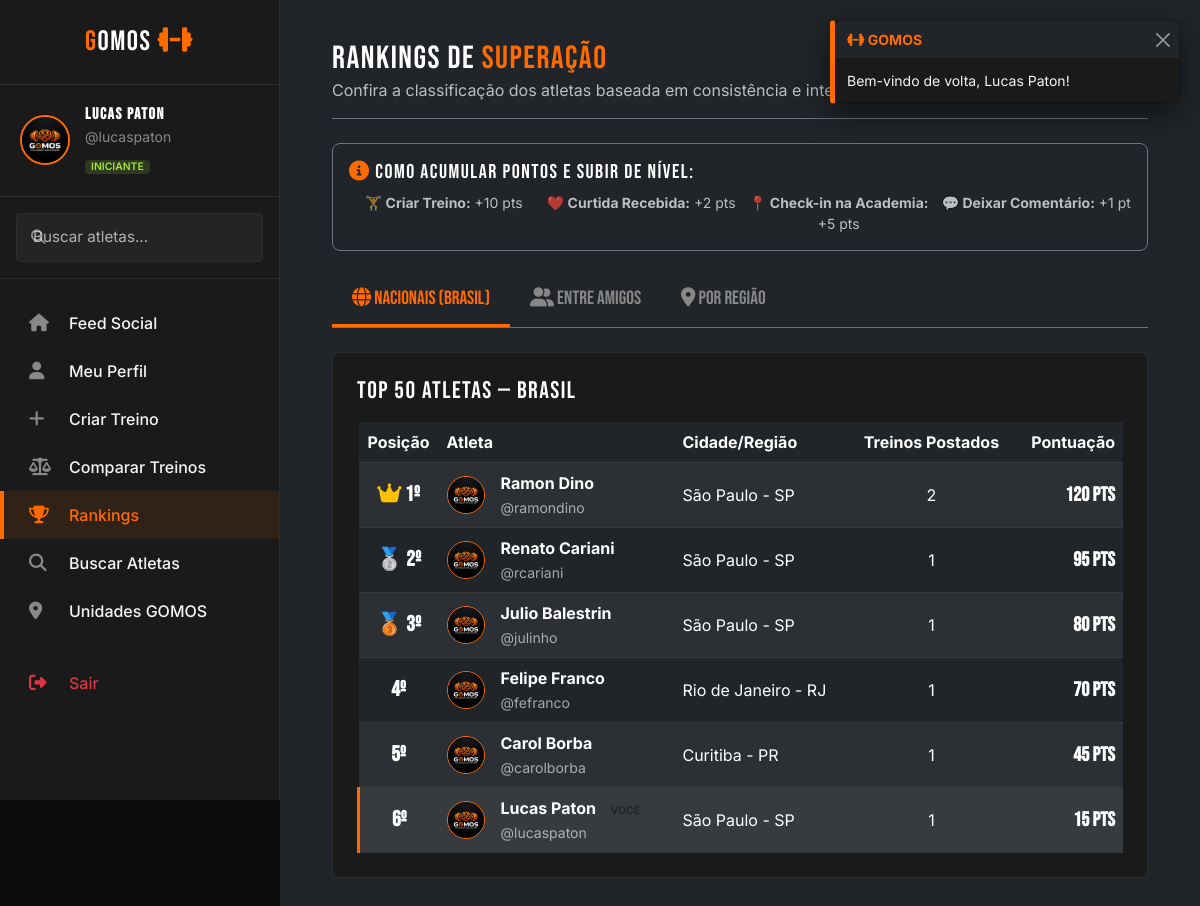
/gomos/ranking (signed in), run on an earlier commit of the app's database.
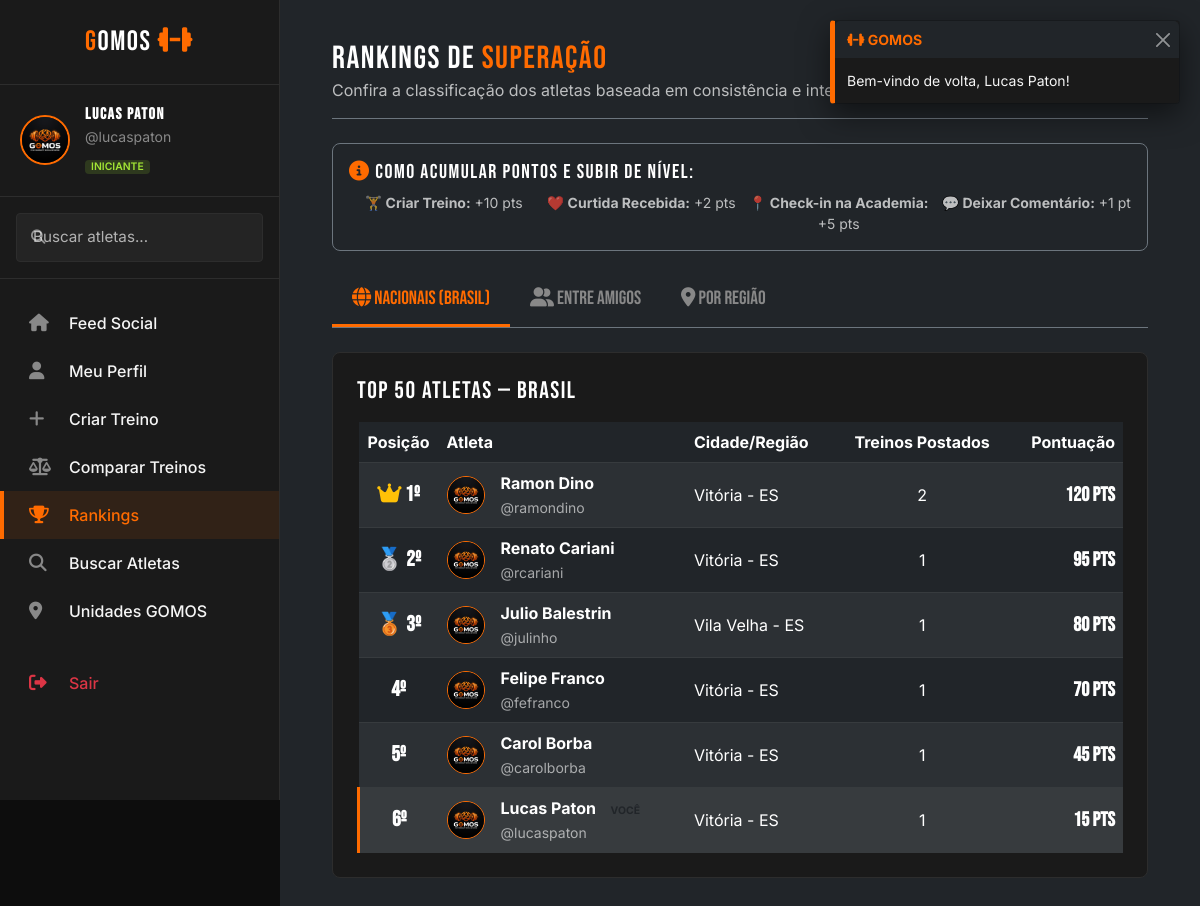
And on a later commit of the database.
### tables this page shows
CREATE TABLE IF NOT EXISTS usuarios (
    id INT AUTO_INCREMENT PRIMARY KEY,
    nome VARCHAR(100) NOT NULL,
    username VARCHAR(50) NOT NULL UNIQUE,
    email VARCHAR(100) NOT NULL UNIQUE,
    senha VARCHAR(255) NOT NULL,
    foto_perfil VARCHAR(255) DEFAULT 'default_avatar.png',
    bio TEXT,
    nivel_fitness ENUM('iniciante', 'intermediario', 'avancado') DEFAULT 'iniciante',
    academia_id INT,
    cidade VARCHAR(100) NOT NULL,
    estado CHAR(2) NOT NULL,
    peso DECIMAL(5,2) DEFAULT 0.00,
    altura INT DEFAULT 0,
    total_treinos INT DEFAULT 0,
    total_curtidas INT DEFAULT 0,
    pontos_ranking INT DEFAULT 0,
    ativo TINYINT(1) DEFAULT 1,
    criado_em TIMESTAMP DEFAULT CURRENT_TIMESTAMP,
    ultimo_acesso TIMESTAMP DEFAULT CURRENT_TIMESTAMP ON UPDATE CURRENT_TIMESTAMP,
    FOREIGN KEY (academia_id) REFERENCES academias(id) ON DELETE SET NULL
);

### gomos/app/controllers/RankingController.php (called while the page is built, shortened)
<?php
class RankingController {
    public function index() {
        $rankingModel = new RankingModel();
        $rankingGeral = $rankingModel->obterRankingGeral(50);
        require_once __DIR__ . '/../views/ranking/index.php';
    }
}

### gomos/app/config/Database.php (called while the page is built, shortened)
<?php
class Database {
    private static $instance = null;
    private $db_name = 'gomos';
    private $username = 'root';
    private $password = '';
    private function __construct() {
        $ports = [3306, 3307];
        foreach ($ports as $port) {
            try {
                $this->conn = new PDO(
                    "mysql:host=127.0.0.1;port=" . $port . ";dbname=" . $this->db_name . ";charset=utf8mb4",
                    $this->username,
                    $this->password,
                    [
                        PDO::ATTR_ERRMODE => PDO::ERRMODE_EXCEPTION,
                        PDO::ATTR_DEFAULT_FETCH_MODE => PDO::FETCH_ASSOC,
                        PDO::ATTR_EMULATE_PREPARES => false,
                    ]
                );
                $connected = true;
                break;
            } catch (PDOException $e) {
                $lastException = $e;
            }
        }
    }
    public static function getConnection() {
        if (self::$instance === null) {
            self::$instance = new self();
        }
        return self::$instance->conn;
    }
}

### gomos/app/models/RankingModel.php (called while the page is built, shortened)
<?php
class RankingModel {
    private $db;
    public function __construct() {
        $this->db = Database::getConnection();
    }
    public function obterRankingGeral($limite = 50) {
        $sql = "SELECT id, nome, username, foto_perfil, cidade, estado, pontos_ranking, total_treinos
                FROM usuarios
                WHERE ativo = 1
                ORDER BY pontos_ranking DESC, total_treinos DESC
                LIMIT :limite";
        $stmt = $this->db->prepare($sql);
        $stmt->bindValue(':limite', $limite, PDO::PARAM_INT);
        $stmt->execute();
        return $stmt->fetchAll();
    }
}

### gomos/app/helpers/Session.php (called while the page is built, shortened)
<?php
class Session {
    public static function get($key) {
        return isset($_SESSION[$key]) ? $_SESSION[$key] : null;
    }
}

### gomos/app/views/partials/sidebar.php (called while the page is built, shortened)
<?php
$root = str_replace('\\', '/', dirname($_SERVER['SCRIPT_NAME']));
?>

### gomos/app/views/ranking/index.php (the view, shortened to what the changed rows need)
<?php
require_once __DIR__ . '/../partials/header.php';
$logadoId = \App\Helpers\Session::get('usuario_id');
?>
<div class="dashboard-wrapper">
    <?php require_once __DIR__ . '/../partials/sidebar.php'; ?>
    <main class="main-content-gomos bg-dark">
        <div class="container-fluid">
            <div class="d-flex align-items-center justify-content-between mb-4 border-bottom border-secondary pb-3">
                <div>
                    <h2 class="text-white m-0">RANKINGS DE <span class="text-orange">SUPERAÇÃO</span></h2>
                </div>
            </div>
            <div class="tab-content" id="rankingTabsContent">
                <div class="tab-pane fade show active" id="geral-pane" role="tabpanel" aria-labelledby="geral-tab">
                    <div class="card-gomos p-4">
                        <div class="table-responsive">
                            <table class="table table-dark table-hover table-striped align-middle m-0">
                                <thead>
                                    <tr class="text-secondary">
                                        <th scope="col" class="text-center" style="width: 80px;">Posição</th>
                                        <th scope="col">Atleta</th>
                                        <th scope="col">Cidade/Região</th>
                                        <th scope="col" class="text-center">Treinos Postados</th>
                                        <th scope="col" class="text-end">Pontuação</th>
                                    </tr>
                                </thead>
                                <tbody>
                                    <?php
                                    $pos = 1;
                                    foreach ($rankingGeral as $atleta):
                                        $eh_logado = ($atleta['id'] == $logadoId);
                                    ?>
                                        <tr class="<?= $eh_logado ? 'table-active border-orange' : '' ?>" style="<?= $eh_logado ? 'border-left: 3px solid var(--accent-primary) !important;' : '' ?>">
                                            <td class="text-center fw-bold text-orange" style="font-family: 'Bebas Neue'; font-size: 1.35rem;">
                                                <?php if ($pos === 1): ?><i class="fa-solid fa-crown text-warning"></i> 1º
                                                <?php elseif ($pos === 2): ?>🥈 2º
                                                <?php elseif ($pos === 3): ?>🥉 3º
                                                <?php else: echo $pos . 'º'; endif; ?>
                                            </td>
                                            <td>
                                                <div class="d-flex align-items-center">
                                                    <img src="<?= $root ?>/assets/img/<?= $atleta['foto_perfil'] ?>" alt="Avatar" class="rounded-circle me-3" style="width: 38px; height: 38px; object-fit: cover; border: 1.5px solid var(--accent-primary);">
                                                    <div>
                                                        <span class="fw-bold d-block"><?= $atleta['nome'] ?> <?= $eh_logado ? '<span class="badge bg-orange text-dark ms-1" style="font-size: 0.65rem;">VOCÊ</span>' : '' ?></span>
                                                        <span class="text-muted small">@<?= $atleta['username'] ?></span>
                                                    </div>
                                                </div>
                                            </td>
                                            <td><?= $atleta['cidade'] ?> - <?= $atleta['estado'] ?></td>
                                            <td class="text-center"><?= $atleta['total_treinos'] ?></td>
                                            <td class="text-end fw-bold text-lime" style="font-family: 'Bebas Neue'; font-size: 1.25rem;"><?= $atleta['pontos_ranking'] ?> PTS</td>
                                        </tr>
                                    <?php
                                        $pos++;
                                    endforeach;
                                    ?>
                                </tbody>
                            </table>
                        </div>
                    </div>
                </div>
            </div>
        </div>
    </main>
</div>
<?php require_once __DIR__ . '/../partials/footer.php'; ?>

What changed in the data, as far as the page shows it:
changed usuarios "Ramon Dino": cidade "São Paulo" → "Vitória"; estado "SP" → "ES"
changed usuarios "Renato Cariani": cidade "São Paulo" → "Vitória"; estado "SP" → "ES"
changed usuarios "Julio Balestrin": cidade "São Paulo" → "Vila Velha"; estado "SP" → "ES"
changed usuarios "Felipe Franco": cidade "Rio de Janeiro" → "Vitória"; estado "RJ" → "ES"
changed usuarios "Carol Borba": cidade "Curitiba" → "Vitória"; estado "PR" → "ES"
changed usuarios "Lucas Paton": cidade "São Paulo" → "Vitória"; estado "SP" → "ES"
